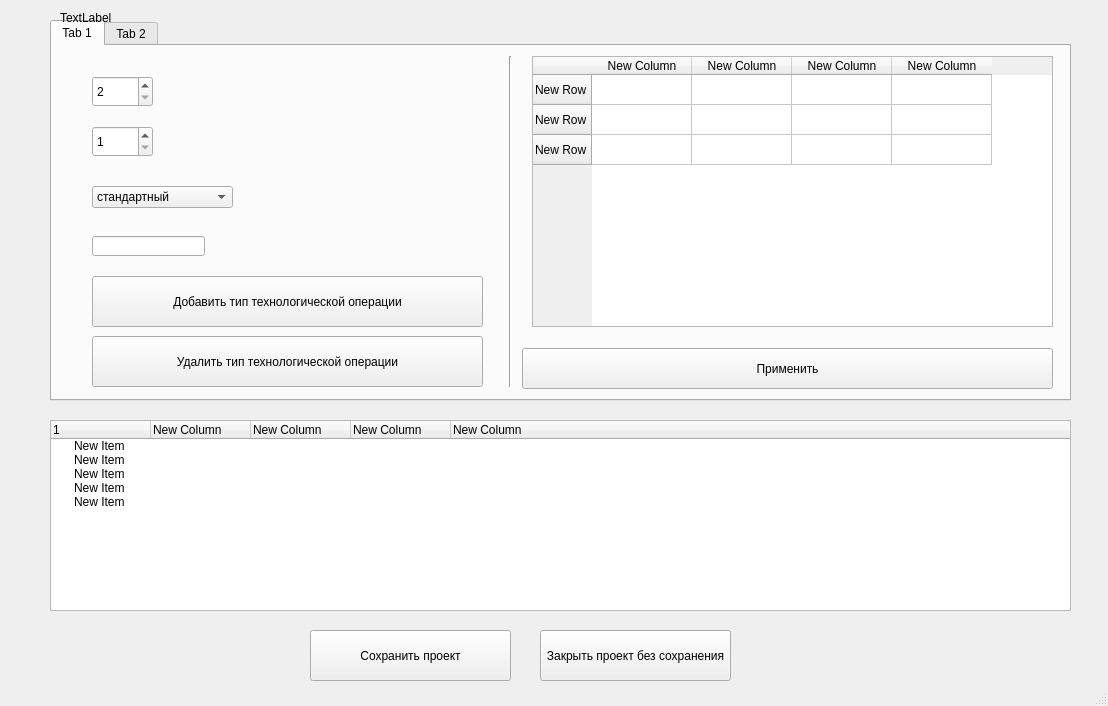
<?xml version="1.0" encoding="UTF-8"?>
<ui version="4.0">
 <class>MainWindow</class>
 <widget class="QMainWindow" name="MainWindow">
  <property name="geometry">
   <rect>
    <x>0</x>
    <y>0</y>
    <width>1108</width>
    <height>706</height>
   </rect>
  </property>
  <property name="windowTitle">
   <string>MainWindow</string>
  </property>
  <widget class="QWidget" name="centralwidget">
   <widget class="QTabWidget" name="tabWidget">
    <property name="geometry">
     <rect>
      <x>50</x>
      <y>20</y>
      <width>1021</width>
      <height>381</height>
     </rect>
    </property>
    <property name="currentIndex">
     <number>0</number>
    </property>
    <widget class="QWidget" name="tab">
     <attribute name="title">
      <string>Tab 1</string>
     </attribute>
     <widget class="Line" name="line">
      <property name="geometry">
       <rect>
        <x>450</x>
        <y>10</y>
        <width>16</width>
        <height>331</height>
       </rect>
      </property>
      <property name="orientation">
       <enum>Qt::Vertical</enum>
      </property>
     </widget>
     <widget class="QSpinBox" name="spinBox">
      <property name="geometry">
       <rect>
        <x>40</x>
        <y>30</y>
        <width>61</width>
        <height>31</height>
       </rect>
      </property>
      <property name="minimum">
       <number>2</number>
      </property>
      <property name="maximum">
       <number>6</number>
      </property>
     </widget>
     <widget class="QPushButton" name="pushButton_3">
      <property name="geometry">
       <rect>
        <x>470</x>
        <y>302</y>
        <width>531</width>
        <height>41</height>
       </rect>
      </property>
      <property name="text">
       <string>Применить</string>
      </property>
     </widget>
     <widget class="QTableWidget" name="tableWidget">
      <property name="geometry">
       <rect>
        <x>480</x>
        <y>10</y>
        <width>521</width>
        <height>271</height>
       </rect>
      </property>
      <row>
       <property name="text">
        <string>New Row</string>
       </property>
      </row>
      <row>
       <property name="text">
        <string>New Row</string>
       </property>
      </row>
      <row>
       <property name="text">
        <string>New Row</string>
       </property>
      </row>
      <column>
       <property name="text">
        <string>New Column</string>
       </property>
      </column>
      <column>
       <property name="text">
        <string>New Column</string>
       </property>
      </column>
      <column>
       <property name="text">
        <string>New Column</string>
       </property>
      </column>
      <column>
       <property name="text">
        <string>New Column</string>
       </property>
      </column>
     </widget>
     <widget class="QPushButton" name="pushButton_4">
      <property name="geometry">
       <rect>
        <x>40</x>
        <y>230</y>
        <width>391</width>
        <height>51</height>
       </rect>
      </property>
      <property name="text">
       <string>Добавить тип технологической операции</string>
      </property>
     </widget>
     <widget class="QPushButton" name="pushButton_5">
      <property name="geometry">
       <rect>
        <x>40</x>
        <y>290</y>
        <width>391</width>
        <height>51</height>
       </rect>
      </property>
      <property name="text">
       <string>Удалить тип технологической операции</string>
      </property>
     </widget>
     <widget class="QSpinBox" name="spinBox_2">
      <property name="geometry">
       <rect>
        <x>40</x>
        <y>80</y>
        <width>61</width>
        <height>31</height>
       </rect>
      </property>
      <property name="minimum">
       <number>1</number>
      </property>
      <property name="maximum">
       <number>100</number>
      </property>
     </widget>
     <widget class="QLineEdit" name="lineEdit">
      <property name="geometry">
       <rect>
        <x>40</x>
        <y>190</y>
        <width>113</width>
        <height>20</height>
       </rect>
      </property>
     </widget>
     <widget class="QComboBox" name="comboBox">
      <property name="geometry">
       <rect>
        <x>40</x>
        <y>140</y>
        <width>141</width>
        <height>22</height>
       </rect>
      </property>
      <property name="editable">
       <bool>false</bool>
      </property>
      <item>
       <property name="text">
        <string>стандартный</string>
       </property>
      </item>
      <item>
       <property name="text">
        <string>сложный</string>
       </property>
      </item>
      <item>
       <property name="text">
        <string>особо сложный</string>
       </property>
      </item>
     </widget>
    </widget>
    <widget class="QWidget" name="tab_2">
     <attribute name="title">
      <string>Tab 2</string>
     </attribute>
    </widget>
   </widget>
   <widget class="QTreeWidget" name="treeWidget">
    <property name="geometry">
     <rect>
      <x>50</x>
      <y>420</y>
      <width>1021</width>
      <height>191</height>
     </rect>
    </property>
    <column>
     <property name="text">
      <string>1</string>
     </property>
    </column>
    <column>
     <property name="text">
      <string>New Column</string>
     </property>
    </column>
    <column>
     <property name="text">
      <string>New Column</string>
     </property>
    </column>
    <column>
     <property name="text">
      <string>New Column</string>
     </property>
    </column>
    <column>
     <property name="text">
      <string>New Column</string>
     </property>
    </column>
    <item>
     <property name="text">
      <string>New Item</string>
     </property>
    </item>
    <item>
     <property name="text">
      <string>New Item</string>
     </property>
    </item>
    <item>
     <property name="text">
      <string>New Item</string>
     </property>
    </item>
    <item>
     <property name="text">
      <string>New Item</string>
     </property>
    </item>
    <item>
     <property name="text">
      <string>New Item</string>
     </property>
    </item>
   </widget>
   <widget class="QPushButton" name="pushButton">
    <property name="geometry">
     <rect>
      <x>310</x>
      <y>630</y>
      <width>201</width>
      <height>51</height>
     </rect>
    </property>
    <property name="text">
     <string>Сохранить проект</string>
    </property>
   </widget>
   <widget class="QPushButton" name="pushButton_2">
    <property name="geometry">
     <rect>
      <x>540</x>
      <y>630</y>
      <width>191</width>
      <height>51</height>
     </rect>
    </property>
    <property name="text">
     <string>Закрыть проект без сохранения</string>
    </property>
   </widget>
   <widget class="QLabel" name="label">
    <property name="geometry">
     <rect>
      <x>60</x>
      <y>10</y>
      <width>321</width>
      <height>16</height>
     </rect>
    </property>
    <property name="text">
     <string>TextLabel</string>
    </property>
   </widget>
  </widget>
  <widget class="QStatusBar" name="statusbar"/>
 </widget>
 <resources/>
 <connections/>
</ui>
